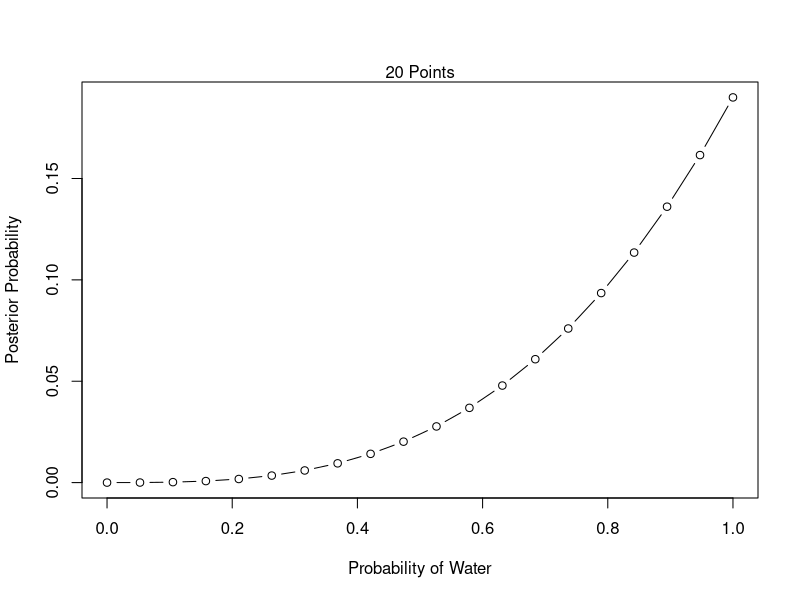
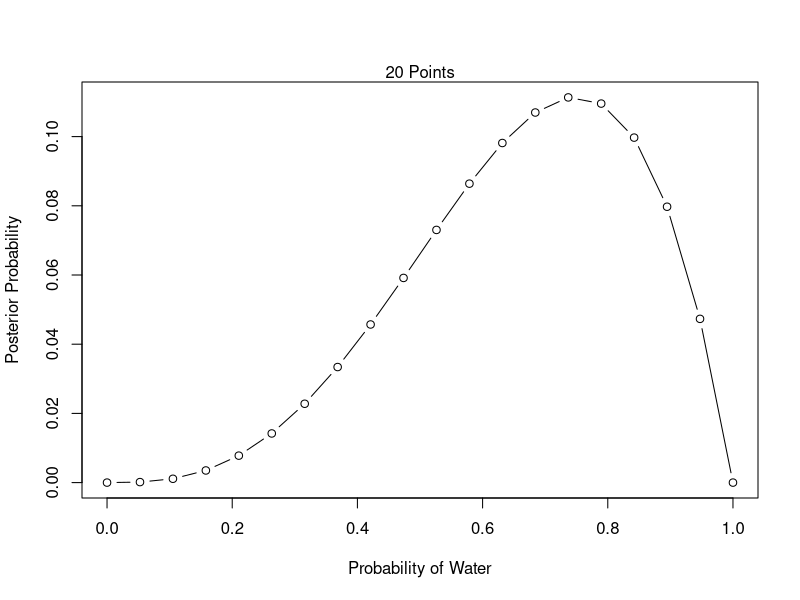
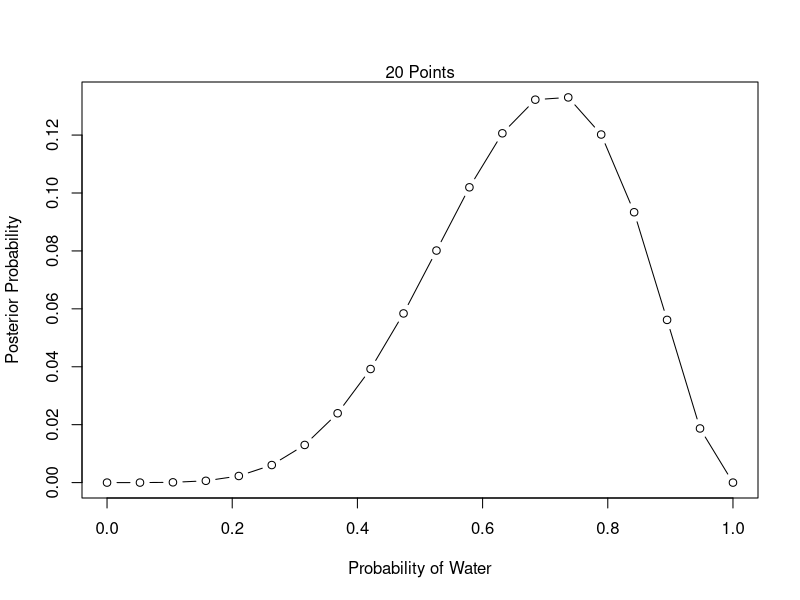
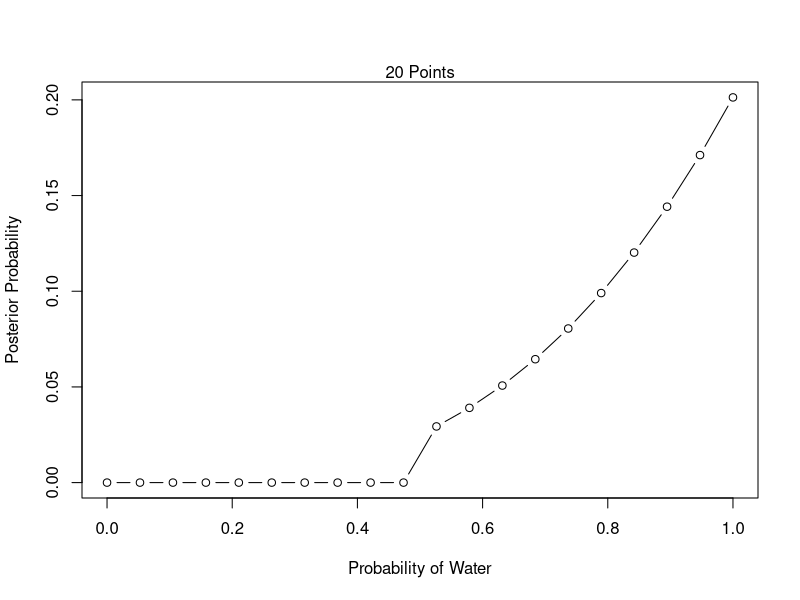
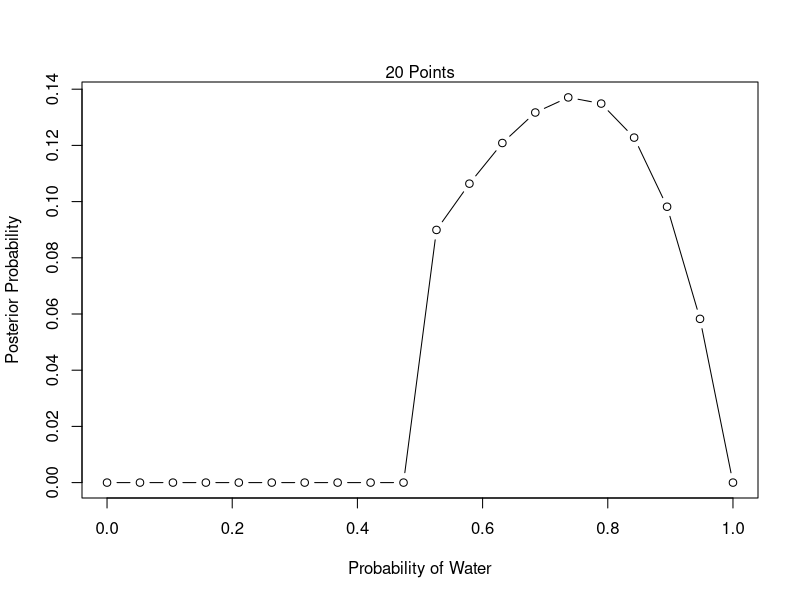
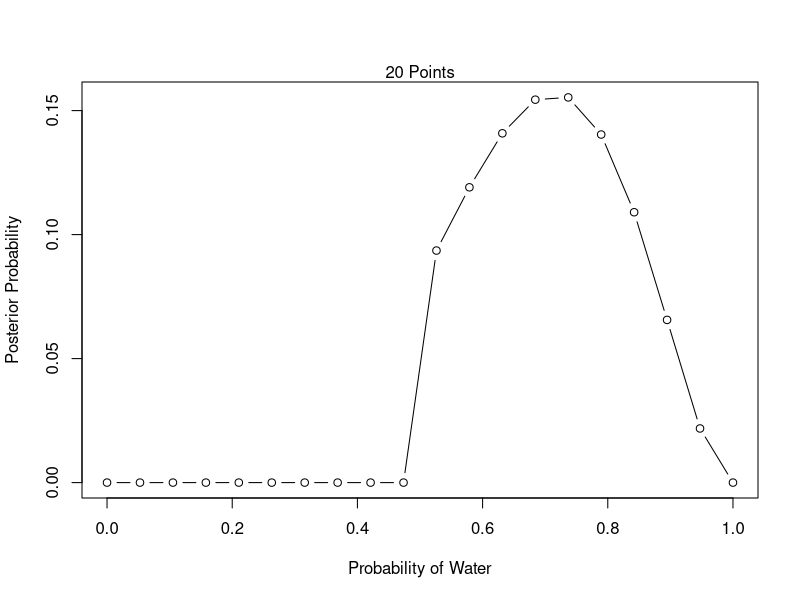
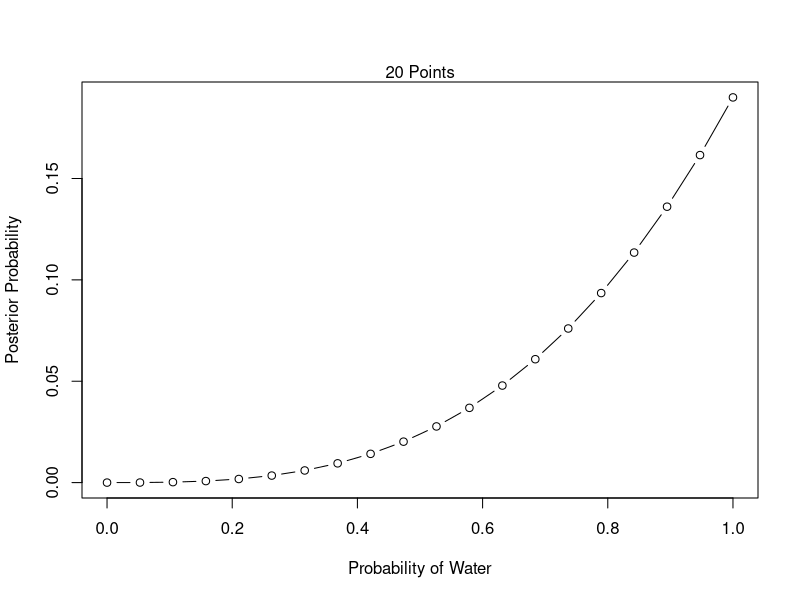
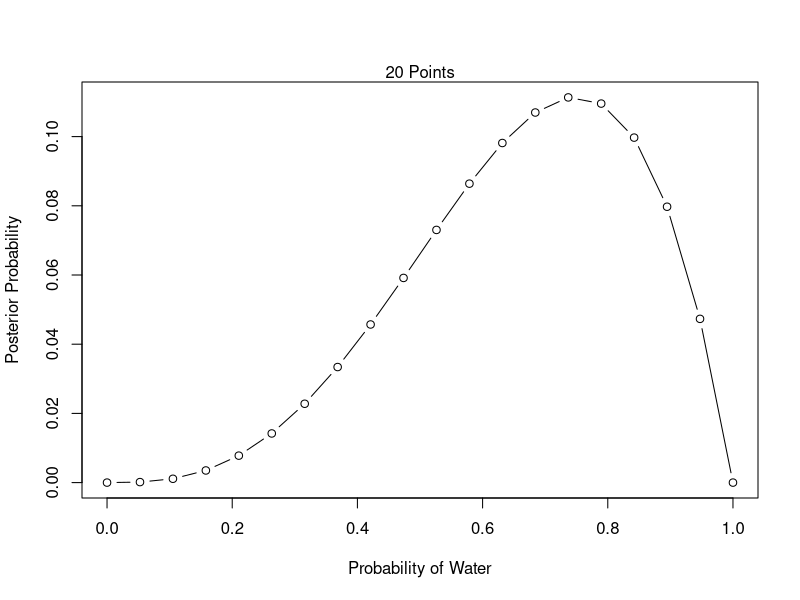

Recreate these plots in R, in order.
####################################################################################################
## 2M1
p_grid <- seq(from = 0, to = 1, length.out = 20)
p_grid

prior <- rep(x = 1, length = length(p_grid))

compute_posterior <- function(w, n, prior, p = p_grid) {
  likelihood <- dbinom(x = w, size = n, prob = p)
  unstd_posterior <- likelihood * prior
  return( unstd_posterior / sum(unstd_posterior) )}

plot_posterior <- function(x, y) {
 plot(x = x, y = y, type="b", xlab = "Probability of Water", ylab = "Posterior Probability")
 title <- paste( length(x), "Points")
 mtext(title)}

#******If you don't want to save plots, don't create a new directory and disable this function*******
  #If you disable this function, you'll get an error after running each save_plot_posterior command
  #The following 8 lines of code create a directory, "Ch_2_plots", save the specified plot as a png,   and then list all of the plots in the new, "Ch_2_plots," directory.
dir.create("Ch_2_plots")
save_plot_posterior <- function(x, y) {
  png(paste("Ch_2_plots/", name, ".png", sep = ""), width = 350, height = 350)
  plot(x = x, y = y, type="b", xlab = "Probability of Water", ylab = "Posterior Probability")
  title <- paste( length(x), "Points")
  mtext(title)
  dev.off()
  list.files("Ch_2_plots")}

# (1)
name<-"2M1_1"
w <- 3
n <- 3
posterior <- compute_posterior(w = w, n = n, prior = prior)
plot_posterior(x = p_grid, y = posterior)
save_plot_posterior(x = p_grid, y = posterior)


# (2)
name<-"2M1_2"
w <- 3
n <- 4
posterior <- compute_posterior(w = w, n = n, prior = prior)
plot_posterior(x = p_grid, y = posterior)
save_plot_posterior(x = p_grid, y = posterior)

# (3)
name<-"2M1_3"
w <- 5
n <- 7
posterior <- compute_posterior(w = w, n = n, prior = prior)
plot_posterior(x = p_grid, y = posterior)
save_plot_posterior(x = p_grid, y = posterior)


####################################################################################################
## 2M2
prior <- ifelse(test = p_grid < .5, 0, 1)

# (1)
name<-"2M2_1"
w <- 3
n <- 3
posterior <- compute_posterior(w = w, n = n, prior = prior)
plot_posterior(x = p_grid, y = posterior)
save_plot_posterior(x = p_grid, y = posterior)

# (2)
name<-"2M2_2"
w <- 3
n <- 4
posterior <- compute_posterior(w = w, n = n, prior = prior)
plot_posterior(x = p_grid, y = posterior)
save_plot_posterior(x = p_grid, y = posterior)


# (3)
name<-"2M2_3"
w <- 5
n <- 7
posterior <- compute_posterior(w = w, n = n, prior = prior)
plot_posterior(x = p_grid, y = posterior)
save_plot_posterior(x = p_grid, y = posterior)


####################################################################################################
## 2M3
prior <- c(.5, .5)
likelihood <- c(.3, 1)
unstd_posterior <- prior * likelihood
posterior <- unstd_posterior / sum(unstd_posterior)
posterior[1]
round( posterior[1], 2)


####################################################################################################
## 2M4
card_1_likelihood <- 2
card_2_likelihood <- 1
card_3_likelihood <- 0
likelihood <- c(card_1_likelihood, card_2_likelihood, card_3_likelihood)
prior <- rep(x = 1, length = length(likelihood))
unstd_posterior <- prior * likelihood
posterior <- unstd_posterior / sum(unstd_posterior)
posterior

# prob the other side is black = the prob that card_1 was picked
posterior[1] == 2/3


####################################################################################################
## 2M5
card_1_likelihood <- 2
card_2_likelihood <- 1
card_3_likelihood <- 0
card_4_likelihood <- 2
likelihood <- c(card_1_likelihood, card_2_likelihood, card_3_likelihood, card_4_likelihood)
prior <- rep(x = 1, length = length(likelihood))
unstd_posterior <- prior * likelihood
posterior <- unstd_posterior / sum(unstd_posterior)
posterior

# prob the other side is black = the prob that card_1 or card_4 was picked
posterior[1] + posterior[4]


####################################################################################################
## 2M6
card_1_likelihood <- 2
card_2_likelihood <- 1
card_3_likelihood <- 0
likelihood <- c(card_1_likelihood, card_2_likelihood, card_3_likelihood)
prior <- c(1, 2, 3)
unstd_posterior <- prior * likelihood
posterior <- unstd_posterior / sum(unstd_posterior)
posterior

# prob the other side is black = the prob that card_1 was picked
posterior[1] == .5


####################################################################################################
## 2M7
card_1_2_likelihood <- 2
card_2_1_likelihood <- 0
card_1_3_likelihood <- 4
card_3_1_likelihood <- 0
card_2_3_likelihood <- 2
card_3_2_likelihood <- 0

likelihood <- c(card_1_2_likelihood, card_2_1_likelihood, card_1_3_likelihood, card_3_1_likelihood, card_2_3_likelihood, card_3_2_likelihood)
prior <- rep(x = 1, length = length(likelihood))
unstd_posterior <- prior * likelihood
posterior <- unstd_posterior / sum(unstd_posterior)
posterior

# prob the other side of first card is black = the prob that card_1 was picked first, which means we had to pick either (1,2) or (1,3)
posterior[1] + posterior[3] == .75


####################################################################################################
## 2H1
# Disclaimer: I had to look for help online for some of the following codes
# find posterior for plausibility of each pandas species following the first birth of twins
species_A_likelihood <- .1
species_B_likelihood <- .2
likelihood <- c(species_A_likelihood, species_B_likelihood)
prior <- c(1, 1)
unstd_posterior <- likelihood * prior
posterior <- unstd_posterior / sum(unstd_posterior)
posterior

# probability next birth is set of twins
posterior[1] * .1 + posterior[2] * .2



####################################################################################################
## 2H2
species_A_likelihood <- .1
species_B_likelihood <- .2
likelihood <- c(species_A_likelihood, species_B_likelihood)
prior <- c(1, 1)
unstd_posterior <- likelihood * prior
posterior <- unstd_posterior / sum(unstd_posterior)
posterior

# probability panda is from species A
posterior[1]



####################################################################################################
## 2H3

species_A_likelihood <- .1 * (1 - .1)
species_B_likelihood <- .2 * (1 - .2)
likelihood <- c(species_A_likelihood, species_B_likelihood)
prior <- c(1, 1)
unstd_posterior <- likelihood * prior
posterior <- unstd_posterior / sum(unstd_posterior)
posterior

# probability panda is from species A
posterior[1]



####################################################################################################
## 2H4

# without birth information
species_A_likelihood <- .8
species_B_likelihood <- 1 - .65
likelihood <- c(species_A_likelihood, species_B_likelihood)
prior <- c(1, 1)
unstd_posterior <- likelihood * prior
posterior_vet_test <- unstd_posterior / sum(unstd_posterior)

# probability panda is from species A, given veterinarian test
posterior_vet_test[1]

# with birth information
species_A_likelihood <- .1 * (1 - .1)
species_B_likelihood <- .2 * (1 - .2)
likelihood <- c(species_A_likelihood, species_B_likelihood)
prior <- c(1, 1)
unstd_posterior <- likelihood * prior
posterior_birth_info <- unstd_posterior / sum(unstd_posterior)

# probability panda is from species A, given vet test & birth info
composite_unstd_posterior <- posterior_vet_test * posterior_birth_info
composite_posterior <- composite_unstd_posterior / sum(composite_unstd_posterior)
composite_posterior[1]







